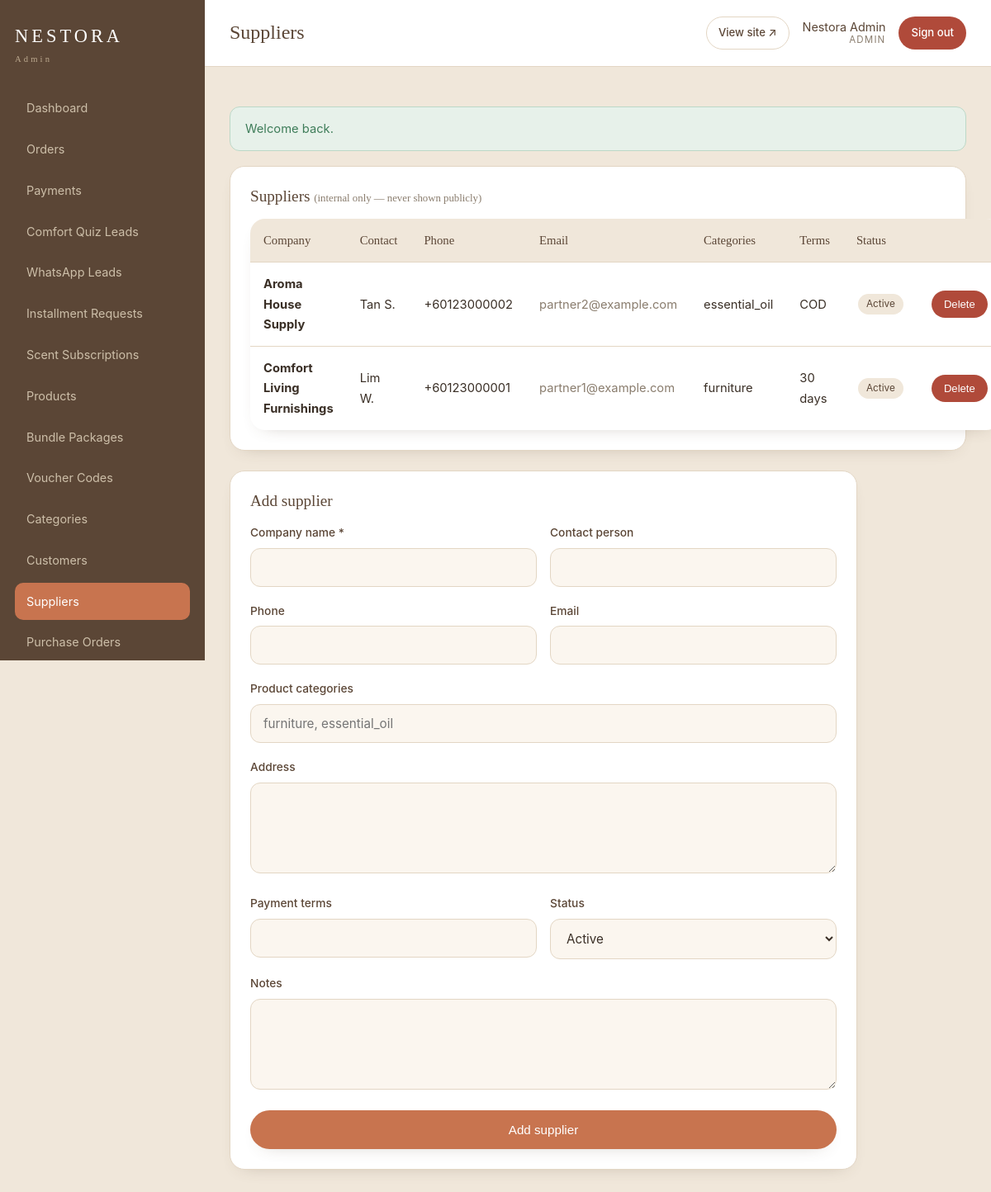
Screenshot of /admin/suppliers.php (signed in) with the database file from the repository.
### tables this page shows
CREATE TABLE IF NOT EXISTS suppliers (
    id                 INT UNSIGNED NOT NULL AUTO_INCREMENT,
    company_name       VARCHAR(180)  NOT NULL,
    contact_person     VARCHAR(150)  NULL,
    phone              VARCHAR(40)   NULL,
    email              VARCHAR(190)  NULL,
    product_categories VARCHAR(255)  NULL,
    address            TEXT          NULL,
    payment_terms      VARCHAR(180)  NULL,
    notes              TEXT          NULL,
    status             ENUM('active','inactive') NOT NULL DEFAULT 'active',
    created_at         DATETIME      NOT NULL DEFAULT CURRENT_TIMESTAMP,
    updated_at         DATETIME      NOT NULL DEFAULT CURRENT_TIMESTAMP ON UPDATE CURRENT_TIMESTAMP,
    PRIMARY KEY (id)
);

### inc/functions.php (called while the page is built, shortened)
<?php
function e(?string $value): string
{
    return htmlspecialchars((string) $value, ENT_QUOTES | ENT_SUBSTITUTE, 'UTF-8');
}
function label(string $value): string
{
    return ucwords(str_replace('_', ' ', $value));
}

### admin/suppliers.php (the view, shortened to what this page needs)
<?php
$pdo = db();
$suppliers = $pdo->query("SELECT * FROM suppliers ORDER BY company_name")->fetchAll();
require_once __DIR__ . '/../inc/admin_layout.php';
?>
<div class="panel">
    <h2>Suppliers <span class="muted" style="font-size:.8rem">(internal only — never shown publicly)</span></h2>
    <?php if (!$suppliers): ?><p class="muted">No suppliers yet.</p><?php else: ?>
    <table class="table">
        <thead><tr><th>Company</th><th>Contact</th><th>Phone</th><th>Email</th><th>Categories</th><th>Terms</th><th>Status</th><th></th></tr></thead>
        <tbody>
        <?php foreach ($suppliers as $s): ?>
            <tr>
                <td><strong><?= e($s['company_name']) ?></strong></td>
                <td><?= e((string)$s['contact_person']) ?></td>
                <td><?= e((string)$s['phone']) ?></td>
                <td class="muted"><?= e((string)$s['email']) ?></td>
                <td><?= e((string)$s['product_categories']) ?></td>
                <td><?= e((string)$s['payment_terms']) ?></td>
                <td><span class="tag"><?= e(label($s['status'])) ?></span></td>
                <td>
                    <form method="post" data-confirm="Delete this supplier?">
                        <button class="btn btn-danger btn-sm" type="submit">Delete</button>
                    </form>
                </td>
            </tr>
        <?php endforeach; ?>
        </tbody>
    </table>
    <?php endif; ?>
</div>
<form class="panel" method="post" style="max-width:760px">
    <h2>Add supplier</h2>
    <div class="form-row">
        <div class="field"><label>Company name *</label><input type="text" name="company_name" required></div>
        <div class="field"><label>Contact person</label><input type="text" name="contact_person"></div>
    </div>
    <div class="form-row">
        <div class="field"><label>Phone</label><input type="text" name="phone"></div>
        <div class="field"><label>Email</label><input type="email" name="email"></div>
    </div>
    <div class="field"><label>Product categories</label><input type="text" name="product_categories" placeholder="furniture, essential_oil"></div>
    <div class="field"><label>Address</label><textarea name="address"></textarea></div>
    <div class="form-row">
        <div class="field"><label>Payment terms</label><input type="text" name="payment_terms"></div>
        <div class="field">
            <label>Status</label>
            <select name="status"><option value="active">Active</option><option value="inactive">Inactive</option></select>
        </div>
    </div>
    <div class="field"><label>Notes</label><textarea name="notes"></textarea></div>
    <button class="btn btn-primary btn-block" type="submit">Add supplier</button>
</form>

### assets/css/style.css (style rules this page uses)
:root { --cream:#fbf6ef; --oat:#f0e7da; --beige:#e7d8c4; --terracotta:#c8744f; --terracotta-dark:#a85a3a; --brown:#5b4636; --olive-grey:#7c7a6c; --ink:#3a2f26; --muted:#8a7d6e; --line:#e3d6c4; --white:#ffffff; --ok:#3f7d5a; --warn:#b8862b; --err:#b04a3a; --radius:18px; --radius-lg:28px; --shadow:0 18px 40px -22px rgba(91,70,54,.45); --shadow-sm:0 8px 22px -16px rgba(91,70,54,.45); --font-serif:'Fraunces',Georgia,serif; --font-sans:'Inter',system-ui,-apple-system,sans-serif; }
* { box-sizing:border-box;margin:0;padding:0 }
html { scroll-behavior:smooth }
body { font-family:var(--font-sans); color:var(--ink); background:var(--cream); line-height:1.65; -webkit-font-smoothing:antialiased; }
h1,h2,h3,h4 { font-family:var(--font-serif);font-weight:500;line-height:1.2;color:var(--brown) }
.btn { display:inline-block;padding:14px 28px;border-radius:999px; font-weight:500;font-size:.95rem;cursor:pointer;border:1px solid transparent; transition:transform .18s ease, box-shadow .18s ease, background .18s ease; }
.btn-primary { background:var(--terracotta);color:#fff;box-shadow:var(--shadow-sm) }
.btn-block { display:block;width:100%;text-align:center }
.field { margin-bottom:18px }
.field label { display:block;font-size:.86rem;font-weight:500;margin-bottom:7px;color:var(--brown) }
.field input,.field select,.field textarea { width:100%;padding:13px 15px;border:1px solid var(--line);border-radius:12px; font-family:inherit;font-size:.95rem;background:var(--cream);color:var(--ink); }
.field textarea { min-height:110px;resize:vertical }
.form-row { display:grid;grid-template-columns:1fr 1fr;gap:16px }
.table { width:100%;border-collapse:collapse;background:#fff;border-radius:var(--radius);overflow:hidden;box-shadow:var(--shadow-sm) }
.table th,.table td { padding:14px 16px;text-align:left;border-bottom:1px solid var(--line);font-size:.92rem }
.table th { background:var(--oat);font-family:var(--font-serif);font-weight:500;color:var(--brown) }
.table tr:last-child td { border-bottom:none }
.admin-body { background:var(--oat) }
.panel { background:#fff;border:1px solid var(--line);border-radius:var(--radius);padding:24px;box-shadow:var(--shadow-sm);margin-bottom:24px }
.panel h2 { font-size:1.2rem;margin-bottom:16px }
.btn-sm { padding:8px 14px;font-size:.82rem }
.btn-danger { background:var(--err);color:#fff }
.muted { color:var(--muted) }
.tag { display:inline-block;background:var(--oat);border-radius:99px;padding:3px 10px;font-size:.74rem;color:var(--brown);margin:2px }

### rows the page displays
suppliers: company_name "Aroma House Supply", contact_person "Tan S.", phone "+60123000002", email "partner2@example.com", product_categories "essential_oil", payment_terms "COD", status "Active"
suppliers: company_name "Comfort Living Furnishings", contact_person "Lim W.", phone "+60123000001", email "partner1@example.com", product_categories "furniture", payment_terms "30 days", status "Active"

### other values shown
$title "Dashboard"
$title "Orders"
$title "Payments"
$title "Comfort Quiz Leads"
$title "WhatsApp Leads"
$title "Installment Requests"
$title "Scent Subscriptions"
$title "Products"
$title "Bundle Packages"
$title "Voucher Codes"
$title "Categories"
$title "Customers"
$title "Suppliers"
$title "Purchase Orders"
$pageTitle "Suppliers"
